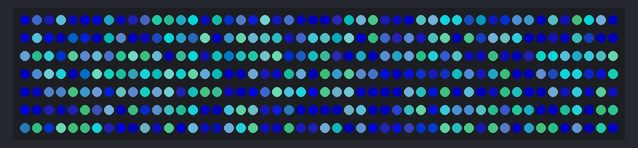
This sketch was run on a simulated Arduino Uno, built with avr-gcc and run on an emulated ATmega328P. Parts: 350 RGB LEDs in strip order, left to right, continuing on the next row. Dim RGB values are drawn brighter than linear; random numbers use the default seed unless the sketch sets one.

Above: at 0.17 s.
At 5.69 s:
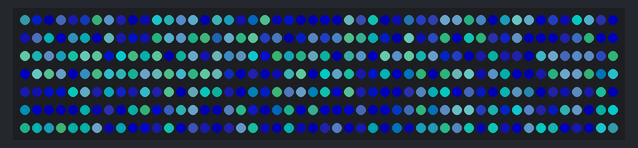
At 12.01 s:
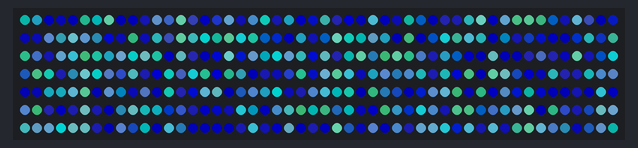
At 18.73 s:
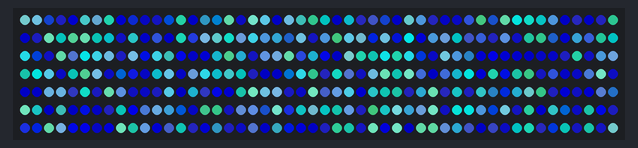
At 25.75 s:
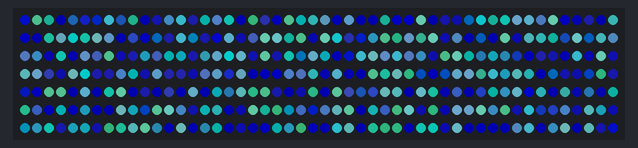
At 39.57 s:
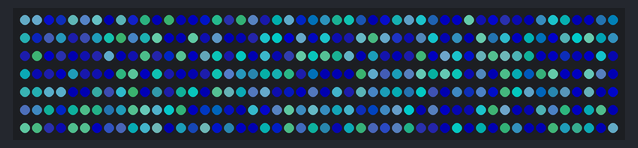

The sketch:

brightnessWave.ino
```cpp
#include <FastLED.h>

#define COLOR_ORDER RGB
#define CHIPSET WS2811
#define NUM_LEDS 350
#define LED_PIN 2

#define BRIGHTNESS 180

CRGB leds[NUM_LEDS];
uint8_t colorIndex[NUM_LEDS];

DEFINE_GRADIENT_PALETTE(greenblue_gp){
    0, 0, 255, 245,
    46, 0, 21, 255,
    179, 12, 250, 0,
    255, 0, 255, 245};

CRGBPalette16 greenblue = OceanColors_p;

void setup()
{
  FastLED.addLeds<CHIPSET, LED_PIN, COLOR_ORDER>(leds, NUM_LEDS).setCorrection(TypicalLEDStrip);
  FastLED.setBrightness(BRIGHTNESS);

  // Fill the colorIndex array with random numbers
  for (int i = 0; i < NUM_LEDS; i++)
  {
    colorIndex[i] = random8();
  }
}

void loop()
{

  // Creat a sin wave with period of 2 seconds (30bpm) to change the brightness of the strip
  uint8_t sinBeat = beatsin8(30, 150, 255, 0, 0);

  // Color each pixel from the palette using the index from colorIndex[]
  for (int i = 0; i < NUM_LEDS; i++)
  {
    leds[i] = ColorFromPalette(greenblue, colorIndex[i], sinBeat);
  }

  EVERY_N_MILLISECONDS(360)
  {
    for (int i = 0; i < NUM_LEDS; i++)
    {
      colorIndex[i]++;
    }
  }
  FastLED.show();
}
```
